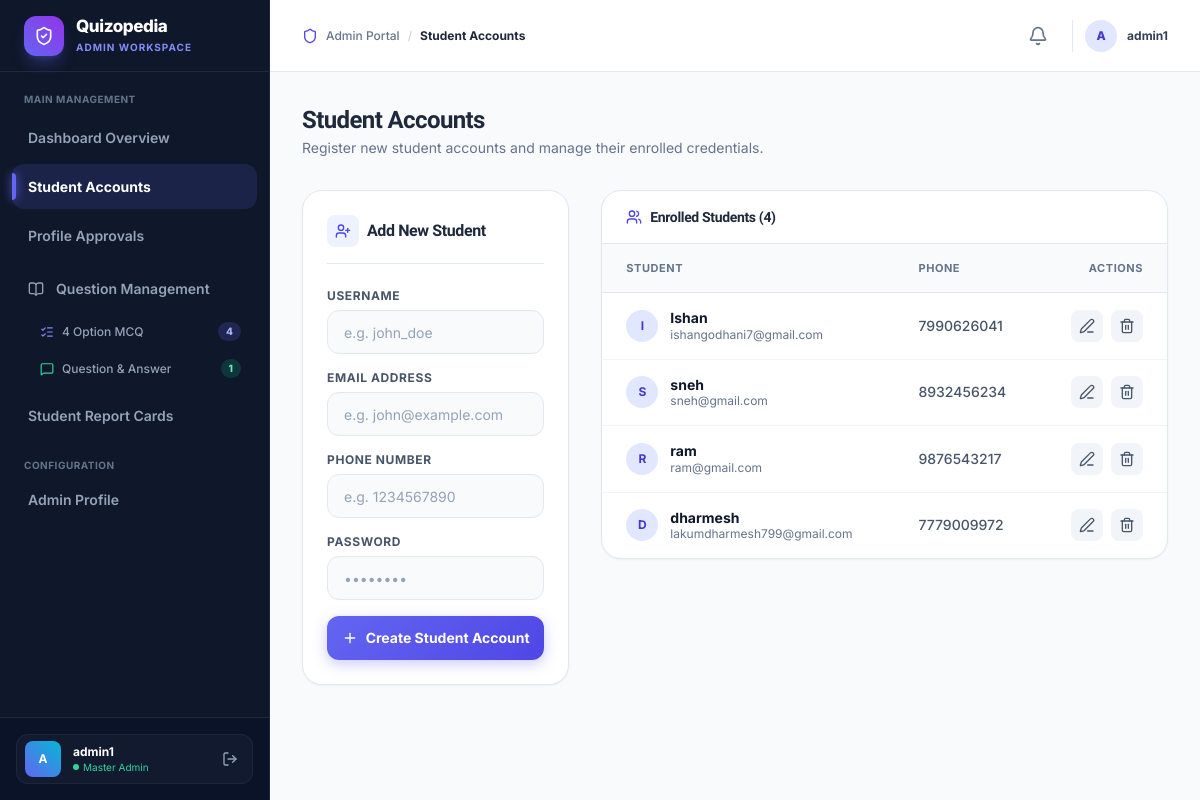
/admin-dashboard/students/ (signed in), run on an earlier commit of the app's database.
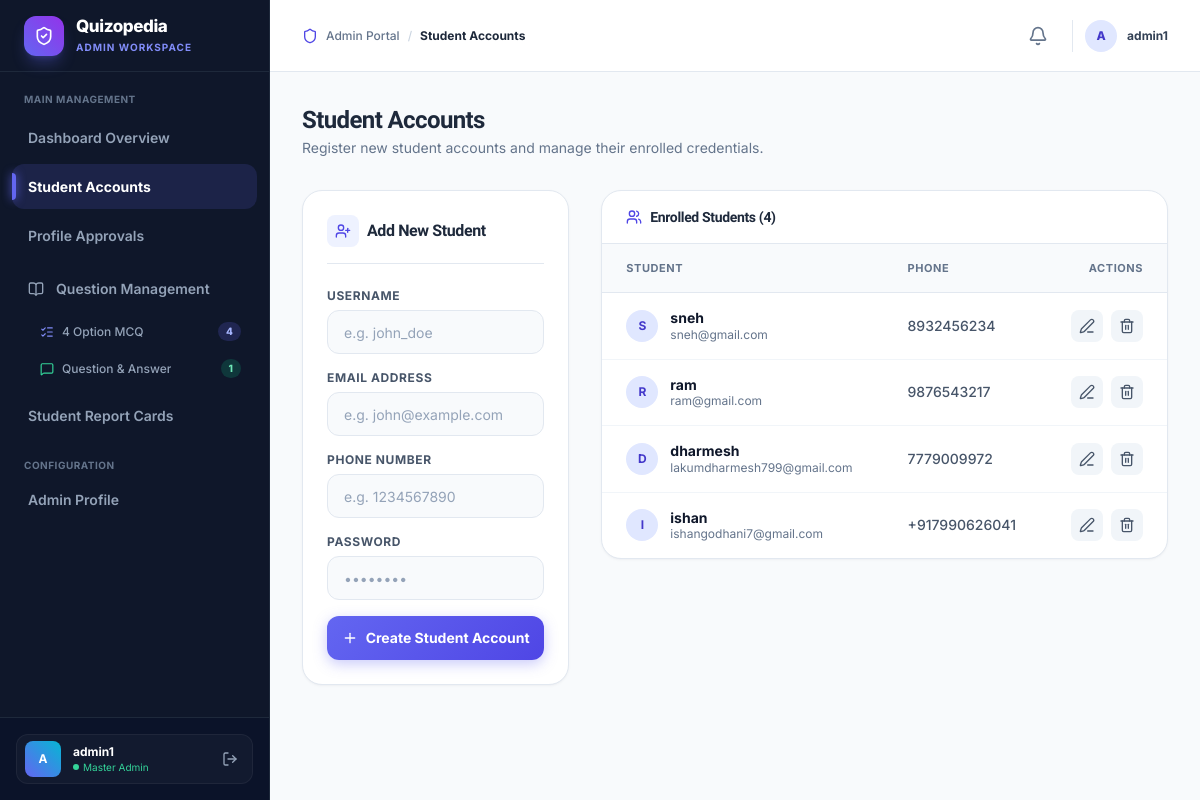
And on a later commit of the database.
### user/models.py (models this page shows, shortened)
class Student(models.Model):
    user = models.OneToOneField(User, on_delete=models.CASCADE, related_name='student')
    phone = models.CharField(max_length=15)
    @property
    def name(self):
        return self.user.first_name if self.user else ""
    @property
    def email(self):
        return self.user.email if self.user else ""

### adminpanel/views.py (the view, shortened to what this page needs)
# urls.py: path('admin-dashboard/students/', views.student_list, name='admin_students'),
@admin_required
def student_list(request):
    errors = []
    success_msg = None
    students = Student.objects.all().order_by('id')
    return render(request, 'adminpanel/students.html', {
        'students': students,
        'errors': errors,
        'success': success_msg
    })

### adminpanel/context_processors.py (called while the page is built)
def pending_approvals_count(request):
    if request.user.is_authenticated and (request.user.is_staff or request.user.is_superuser):
        count = ProfileUpdateRequest.objects.filter(status='pending').count()
        mcq_count = Subject.objects.filter(questions__question_type='mcq').distinct().count()
        qna_count = Subject.objects.filter(questions__question_type='qna').distinct().count()
        return {
            'pending_approvals_count': count,
            'sidebar_mcq_count': mcq_count,
            'sidebar_qna_count': qna_count,
        }
    return {
        'pending_approvals_count': 0,
        'sidebar_mcq_count': 0,
        'sidebar_qna_count': 0,
    }

### adminpanel/templates/adminpanel/students.html (shortened to what the changed rows need)
{% extends 'adminpanel/base.html' %}
{% block content %}
<div class="mb-8 flex flex-col sm:flex-row sm:items-center sm:justify-between gap-4">
  <div>
    <h1 class="text-2xl font-extrabold text-slate-800 tracking-tight">Student Accounts</h1>
  </div>
</div>
<div class="grid grid-cols-1 lg:grid-cols-3 gap-8">
  <div class="glass-card p-6 h-fit">
    <div class="flex items-center gap-2 mb-6 border-b border-slate-200 pb-4">
      <h2 class="text-base font-bold text-slate-800">Add New Student</h2>
    </div>
  </div>
  <div class="lg:col-span-2 space-y-6">
    <div class="glass-card overflow-hidden">
      <div class="px-6 py-4 border-b border-slate-200 flex items-center justify-between">
        <div class="flex items-center gap-2">
          <h2 class="text-sm font-bold text-slate-800">Enrolled Students ({{ students|length }})</h2>
        </div>
      </div>
      <div class="overflow-x-auto">
        <table class="w-full text-left text-sm border-collapse">
          <thead>
            <tr class="border-b border-slate-200 bg-slate-50 text-slate-500 font-bold uppercase tracking-wider text-[11px]">
              <th class="px-6 py-3.5">Student</th>
              <th class="px-6 py-3.5">Phone</th>
              <th class="px-6 py-3.5 text-right">Actions</th>
            </tr>
          </thead>
          <tbody class="divide-y divide-slate-100 text-slate-800">
            {% for student in students %}
            <tr class="hover:bg-slate-50 transition">
              <td class="px-6 py-4">
                <div class="flex items-center gap-3">
                  <div class="w-8 h-8 rounded-full bg-indigo-100 text-indigo-700 font-bold flex items-center justify-center text-xs">
                    {{ student.user.username|slice:":1"|upper }}
                  </div>
                  <div>
                    <span class="font-bold text-slate-900 block leading-tight">{{ student.user.username }}</span>
                    <span class="text-xs text-slate-500 block">{{ student.user.email }}</span>
                  </div>
                </div>
              </td>
              <td class="px-6 py-4 text-slate-600 font-medium">{{ student.phone }}</td>
              <td class="px-6 py-4 text-right">
                <div class="flex items-center justify-end gap-2">
                  <button onclick="openEditModal('{{ student.id }}', '{{ student.user.username }}', '{{ student.user.email }}', '{{ student.phone }}')"
                    class="p-2 rounded-lg bg-slate-100 hover:bg-indigo-50 hover:text-indigo-600 text-slate-600 transition" title="Edit Student">
                    <i data-lucide="edit-3" class="w-4 h-4"></i>
                  </button>
                  <form method="POST" onsubmit="return confirm('Are you sure you want to delete student: {{ student.user.username }}?');" class="inline">
                    <button type="submit" class="p-2 rounded-lg bg-slate-100 hover:bg-red-50 hover:text-red-600 text-slate-600 transition" title="Delete Student">
                      <i data-lucide="trash-2" class="w-4 h-4"></i>
                    </button>
                  </form>
                </div>
              </td>
            </tr>
            {% empty %}
            <tr>
              <td colspan="3" class="px-6 py-8 text-center text-slate-400 text-sm">
                No students enrolled yet. Use the form on the left to add your first student.
              </td>
            </tr>
            {% endfor %}
          </tbody>
        </table>
      </div>
    </div>
  </div>
</div>
{% endblock %}

What changed in the data, as far as the page shows it:
removed Student: user.username "I", user.username "Ishan", user.email "ishangodhani7@gmail.com", phone "7990626041"
added Student: user.username "I", user.username "ishan", user.email "ishangodhani7@gmail.com", phone "+917990626041"
